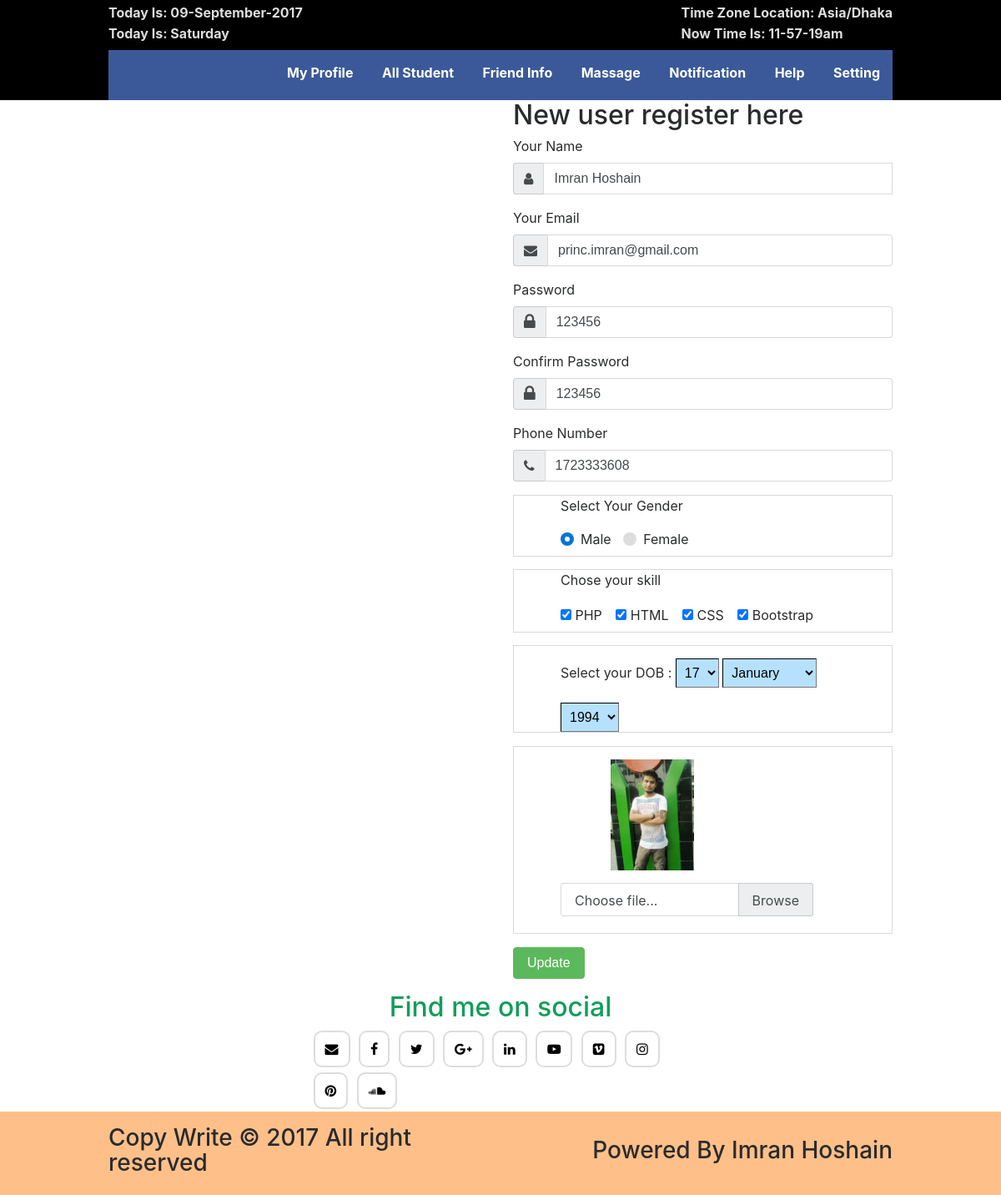
Page /editform.php?id=24 on the committed database.
### tables this page shows
CREATE TABLE `user_info` (
  `id` int(11) NOT NULL,
  `name` varchar(255) NOT NULL,
  `email` varchar(255) NOT NULL,
  `password` varchar(40) NOT NULL,
  `confirm` varchar(40) NOT NULL,
  `phone` int(20) NOT NULL,
  `radio` varchar(255) NOT NULL,
  `optradio` varchar(255) NOT NULL,
  `dob` varchar(255) NOT NULL,
  `image` varchar(255) NOT NULL
);

### editform.php (the view, shortened to what this page needs)
<?php
$db = new PDO('mysql:host=localhost;dbname=imrandb;charset=utf8mb4', 'root', '');
$query = "SELECT * FROM `user_info` WHERE id = ".$_GET['id'];
$stmt = $db->query($query);
$result = $stmt->fetch(PDO::FETCH_ASSOC);
?>
<!DOCTYPE html>
<html lang="en">
<head>
    <link type="text/css" href="css/bootstrap.min.css" rel="stylesheet">
    <link type="text/css" href="css/font-awesome.min.css" rel="stylesheet">
    <link type="text/css" href="style.css" rel="stylesheet">
    <link type="text/css" href="css/responsive.css" rel="stylesheet">
</head>
<body>
    <header>
        <?php include 'header.php';?>
    </header>
    <section class="register">
        <div class="container">
            <div class="row">
                <div class="col-lg-6">
                </div>
                <div class="col-lg-6">
                    <div class="form-area">
                        <h2>New user register here</h2>
                        <form action="update.php" method="POST" enctype="multipart/form-data">
                            <div class="form-group">
                                <label for="name" class="control-label">Your Name</label>
                                <div class="cols-sm-10">
                                    <div class="input-group">
                                        <span class="input-group-addon"><i class="fa fa-user fa" aria-hidden="true"></i></span>
                                        <input type="text" class="form-control" name="name" value="<?php echo $result['name']; ?>" id="name" placeholder="Enter your Name" />
                                    </div>
                                </div>
                            </div>
                            <div class="form-group">
                                <label for="email" class="cols-sm-2 control-label">Your Email</label>
                                <div class="cols-sm-10">
                                    <div class="input-group">
                                        <span class="input-group-addon"><i class="fa fa-envelope fa" aria-hidden="true"></i></span>
                                        <input type="text" class="form-control" name="email" value="<?php echo $result['email']; ?>" id="email" placeholder="Enter your Email" />
                                    </div>
                                </div>
                            </div>
                            <div class="form-group">
                                <label for="password" class="cols-sm-2 control-label">Password</label>
                                <div class="cols-sm-10">
                                    <div class="input-group">
                                        <span class="input-group-addon"><i class="fa fa-lock fa-lg" aria-hidden="true"></i></span>
                                        <input type="text" class="form-control" name="password" value="<?php echo $result['password']; ?>" id="password" placeholder="Enter your Password" />
                                    </div>
                                </div>
                            </div>
                            <div class="form-group">
                                <label for="confirm" class="cols-sm-2 control-label">Confirm Password</label>
                                <div class="cols-sm-10">
                                    <div class="input-group">
                                        <span class="input-group-addon"><i class="fa fa-lock fa-lg" aria-hidden="true"></i></span>
                                        <input type="text" class="form-control" name="confirm" value="<?php echo $result['confirm']; ?>" id="confirm" placeholder="Confirm your Password" />
                                    </div>
                                </div>
                            </div>
                            <div class="form-group">
                                <label for="phone" class="cols-md-4 control-label">Phone Number</label>
                                <div class="cols-sm-10">
                                    <div class="input-group">
                                        <span class="input-group-addon"><i class="fa fa-phone" aria-hidden="true"></i></span>
                                        <input type="text" class="form-control" name="phone" value="<?php echo $result['phone']; ?>" id="phone" placeholder="Enter your Phone Number" />
                                    </div>
                                </div>
                            </div>
                            <div class="gender">
                                <p>Select Your Gender</p>
                                <div class="radio-inline">
                                    <label class="custom-control custom-radio">
                                      <span class="custom-control-indicator"></span>
                                      <span class="custom-control-description"></span>Male
                                    </label>
                                                    <label class="custom-control custom-radio">
                                      <span class="custom-control-indicator"></span>
                                      <span class="custom-control-description"></span>Female
                                    </label>
                                </div>
                            </div>
                                <div class="skill">
                                    <p>Chose your skill</p>
                                    <div class="checkbox">
                                        <div class="form-check form-check-inline">
                                            <label class="form-check-label">
                                                <input class="form-check-input" type="checkbox" id="inlineCheckbox1" value="PHP"<?php echo (in_array('PHP', explode(', ',$result['optradio'])))?'checked':'';?> name="optradio[]"> PHP
                                            </label>
                                        </div>
                                        <div class="form-check form-check-inline">
                                            <label class="form-check-label">
                                                <input class="form-check-input" type="checkbox" id="inlineCheckbox2" value="HTML"<?php echo (in_array('HTML', explode(', ',$result['optradio'])))?'checked':'';?> name="optradio[]"> HTML
                                            </label>
                                        </div>
                                        <div class="form-check form-check-inline">
                                            <label class="form-check-label">
                                                <input class="form-check-input" type="checkbox" id="inlineCheckbox2" value="CSS"<?php echo (in_array('CSS', explode(', ',$result['optradio'])))?'checked':'';?> name="optradio[]"> CSS
                                            </label>
                                        </div>
                                        <div class="form-check form-check-inline">
                                            <label class="form-check-label">
                                                <input class="form-check-input" type="checkbox" id="inlineCheckbox2" value="Bootstrap"<?php echo (in_array('Bootstrap', explode(', ',$result['optradio'])))?'checked':'';?> name="optradio[]"> Bootstrap
                                            </label>
                                        </div>
                                    </div>
                                </div>
                            <?php
                                $date = explode('-', $result['dob']);
                            ?>
                                <div class="form-group birth">
                                    <label><p>Select your DOB :</p></label>
                                    <select name="day" class="dob">
                                    <?php
                                        for($i=1; $i<=31; $i++){
                                            if($i==$date[0]){
                                                $select = 'selected';
                                            }else{
                                                $select = '';
                                            }
                                        echo "<option $select value='$i'>$i</option>";
                                    }
                                    ?>
                                    </select>
                                    <select name="month" class="dob">
                                        <?php
                                            for ($i = 1; $i <= 12; $i++)
                                            {
                                            $month_name = date('F', mktime(0, 0, 0, $i, 1, 2011));
                                            echo "<option $a value='$month_name'>$month_name</option>";
                                            }
                                        ?>
                                    </select>
                                    <select name="year" class="dob">
                                        <?php
                                        for($i=1990;$i<=2017;$i++)
                                        {
                                            if($i==$date[2]){
                                                $select = 'selected';
                                            }else{
                                                $select = '';
                                            }
                                            echo "<option $select value='$i'>$i</option>";
                                        }
                                        ?>
                                </select>
                                </div>
                                <div class="form-group image-up">
                                   <img src="img/<?php echo $result['image'] ?>" alt="" width="100"><br>
                                    <label class="custom-file" for="image"><h4>Chosose profile pic</h4>
                                      <span class="custom-file-control"></span>
                                    </label>
                                </div>
                                <div class="form-group">
                                <input type="submit" name="submit" value="Update" class="btn btn-success">
                            </div>
                        </form>
                    </div>
                </div>
            </div>
        </div>
    </section>
    <footer>
            <?php include 'footer.php';?>
    </footer>
</body>
</html>

### style.css (style rules this page uses)
html { color: #222; font-size: 1em; line-height: 1.4; }
audio, canvas, iframe, img, svg, video { vertical-align: middle; }
header { background: #000 none repeat scroll 0 0; }
.dob { background: #adfd none repeat scroll 0 0; border-left: 1px solid; border-top: 1px solid; padding: 7px 6px; }
.radio-inline { padding-right: 23px; }
.custom-control.custom-radio { margin-right: 10px; }
.gender, .skill, .birth, .image-up { border: 1px solid #d9d9d9; margin-top: 15px; padding: 0 56px; }
.birth { border: 1px solid #d9d9d9; margin-top: 15px; padding: 15px 56px 0; }
img { margin: 15px 60px; }

### css/responsive.css (style rules this page uses)
@media only screen and (min-width: 992px) and (max-width: 1200px) { .container { width: 970px; } }

### rows in the picture
user_info: name "Imran Hoshain", email "princ.imran@gmail.com", password "123456", confirm "123456", phone "1723333608", optradio "☑", image (picture)

### other values in the picture
date_default_timezone_get() "Asia/Dhaka"
form field day "17"
form field month "January"
form field year "1994"
